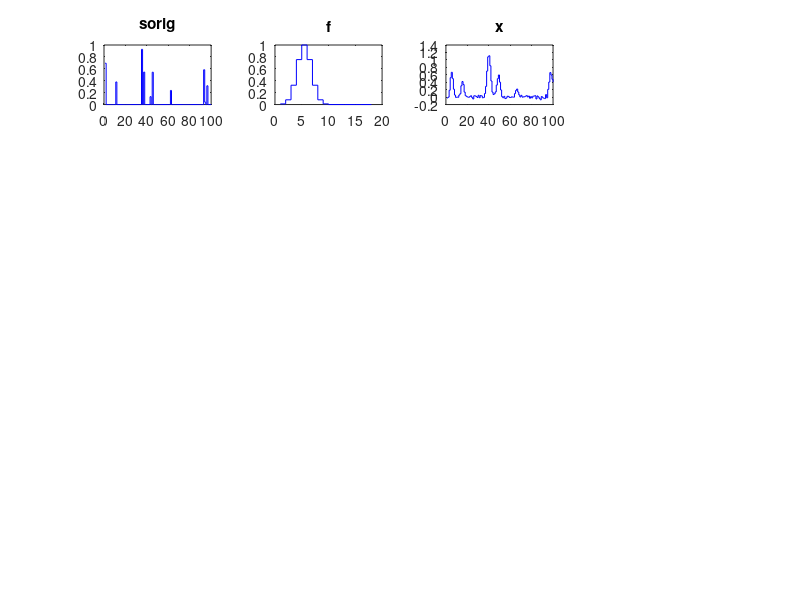

The MATLAB script that drew this image: (Note: this script raises an error after producing the figure.)
function m = test1D(xdim,fdim)
    % Test deconvolution inference
    if nargin<1
        xdim = 100;
    end
    if nargin<2
        %fdim = ceil(sqrt(xdim-1));
        fdim = ceil(10);
        fdim = fdim+mod(fdim,2)-1;
    end
    assert(mod(fdim,2)==1);

    sorig = zeros(xdim,1);
    p = randperm(xdim);
    nSpikes = ceil(0.1*xdim);
    sorig(p(1:nSpikes)) = rand(nSpikes,1);
    f = zeros(2*fdim,1);
    f(1:fdim) = normpdf(6*((0:fdim-1)/(fdim-1)-0.5),0,1)/normpdf(0,0,1);
    x = conv2(f,sorig);
    x = x(1:xdim);
    sigma2 = (0.03)^2;
    x = x+sqrt(sigma2)*randn(size(x));

    figure(1); clf;
    subplot(5,4,1);
    pfun(sorig);
    title('sorig');
    subplot(5,4,2);
    pfun(f);
    title('f');
    subplot(5,4,3);
    pfun(x);
    title('x');
    drawnow;

    m = MEMDeconvolution(x,f);
    m.sigma2 = sigma2;
    m.alpha = 1e3;
    m.stopMethod = 1; % Autonoise
    m.MaximizeEvidenceAlphaOnly;
    subplot(5,4,4);
    s = reshape(m.s,xdim,1);
    pfun2(s);
    title(['s, alpha=' num2str(m.alpha)]);
    drawnow;

    alphas = logspace(3,-4,8);
    for k=1:length(alphas)
        m.alpha = alphas(k);
        m.sConverge;
        subplot(5,4,4+2*k-1);
        s = reshape(m.s,xdim,1);
        pfun2(s);
        title(['alpha=' num2str(m.alpha)]);
        drawnow;
        subplot(5,4,4+2*k);
        pfun(s-sorig);
        title(['norm=' num2str(norm(s(:)-sorig(:)))]);
        drawnow;
    end

    function pfun2(x)
        stairs(1:length(x(:)),x(:),'b-');
        hold on; stairs(1:length(sorig(:)),sorig(:),'r--');
    end
    function pfun(x)
        stairs(1:length(x(:)),x(:),'b-');
    end

end
